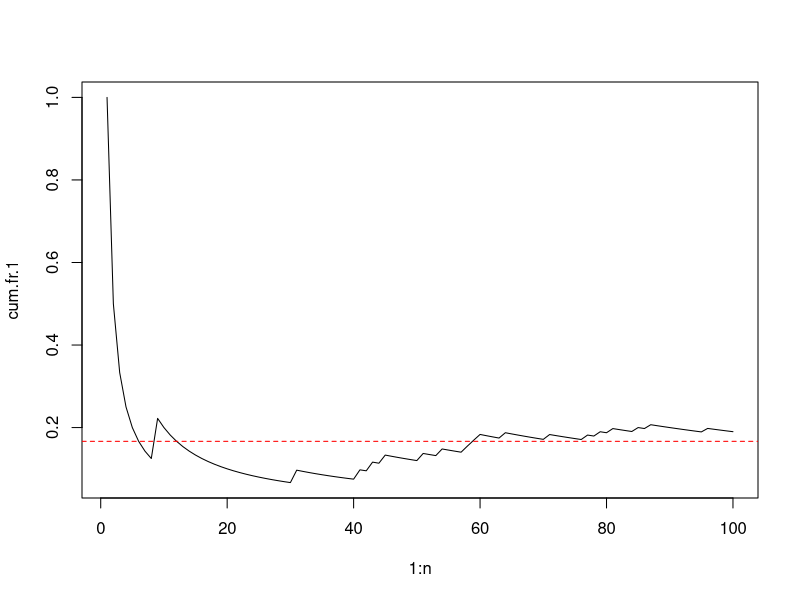
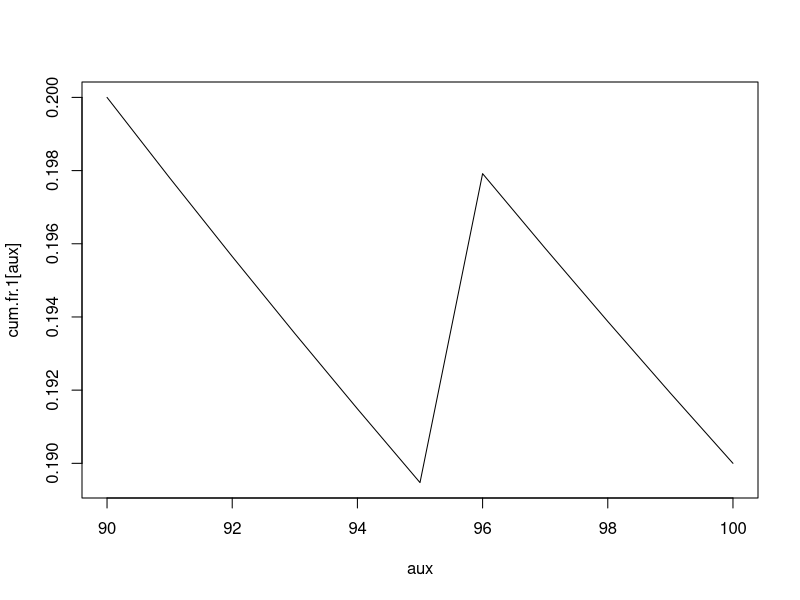
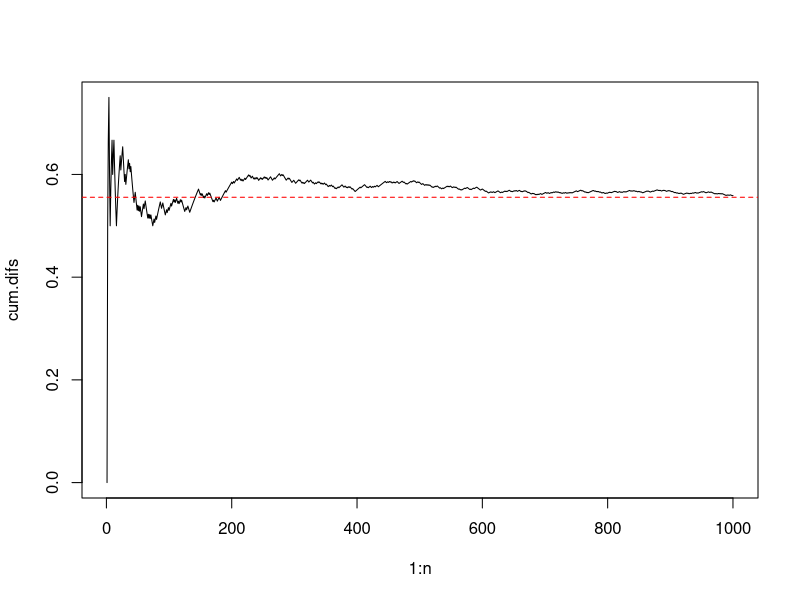

These charts were generated, in order, by the following R code:
n <- 100
res <- sample(x = 1:6, size=n, replace=TRUE)

sale.1 <- (res == 1)
cum.fr.1 <- cumsum(sale.1)/(1:n)

plot(1:n, cum.fr.1, type="l")
abline(h=1/6, col="red",lty=2)

aux <- seq(.9*n,n,by=1)
plot(aux, cum.fr.1[aux], type="l")
abline(h=1/6, col="red",lty=2)

####
n<-1000
dados <- matrix(sample(x = 1:6, size=3*n, 
                       replace=TRUE),
                ncol=3)
dim(dados)

difs <- apply(dados, 1, 
              function(x){
                (length(x)==length(unique(x)))
                }
              )

cum.difs <- cumsum(difs)/(1:n)

plot(1:n, cum.difs, type="l")
abline(h=5/9, col="red",lty=2)

                


